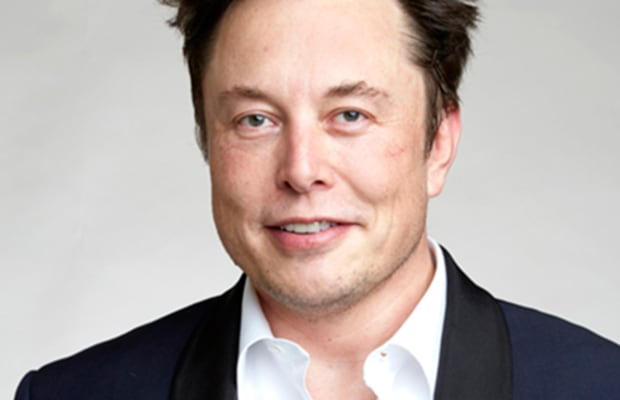
#> input picture complementary/algebra-in-data-science/exam-2/src/photo.jpg, 620 x 400 px
$ jupyter execute --allow-errors exam.ipynb   (shell and % lines are left out)
#> lines starting #> are read from the running program, lines starting #| are printed output that depends on the picture
[cell 1]
import matplotlib
import matplotlib.pyplot as plt
import numpy as np
import pandas as pd
import scipy as sc
import scipy.stats as st
import statsmodels.api as sm

from PIL import Image
from sklearn.covariance import ledoit_wolf, oas

# Settings
matplotlib.rc('text', usetex=True)
plt.rc('text.latex', preamble=r'\usepackage{mathtools}')
matplotlib.rcParams["figure.facecolor"] = "white"
matplotlib.rcParams["axes.facecolor"] = "white"
matplotlib.rcParams["savefig.facecolor"] = "white"

# Global variables
save_fig = lambda x : plt.savefig("../figs/" + x, bbox_inches='tight')

# Aesthetic
end = '\033[0m'
bold = '\033[1m'
header = "===================================="
n_spaces = 3

def print_results(dictionary):
    max_length = max(map(lambda x: len(x.replace("\n", "")), dictionary))
    for key in dictionary:
        if key[-1] == "\n":
            print(bold + str(key) + end + str(dictionary[key]))
        else:
            spaces_aux = n_spaces + (max_length - len(key.replace("\n", "")))
            spaces = " " * spaces_aux
            print(bold + str(key) + end + spaces + str(dictionary[key]))

[cell 2]
data = np.random.multivariate_normal([0, 0], np.array([[5, 3/2], [3/2, 3]]), size=1000)
u, v = data[:, 0], data[:, 1]

prod = (u*v).sum()
u_norm = np.linalg.norm(u)
v_norm = np.linalg.norm(v)

aux = prod / (u_norm * v_norm)
rho = np.corrcoef(u, v)[0, 1]
print(aux)
print(rho)
print(abs(aux - rho))

[cell 3]
def compress_image(u, s, vh, n_lambda, r_all=True):
    if r_all:
        matrices = []
    acum = np.zeros((u.shape[0], vh.shape[1]))
    for i in range(n_lambda):
        u_aux = np.reshape(u[:, i], (u.shape[0], 1))
        v_aux = np.reshape(vh[i, :], (1, vh.shape[0]))
        acum += u_aux.dot(v_aux) * s[i]
        if r_all:
            matrices.append(acum.copy())

    if r_all:
        return matrices
    else:
        return acum

[cell 4]
picture = np.array(Image.open("photo.jpg").convert("L"))
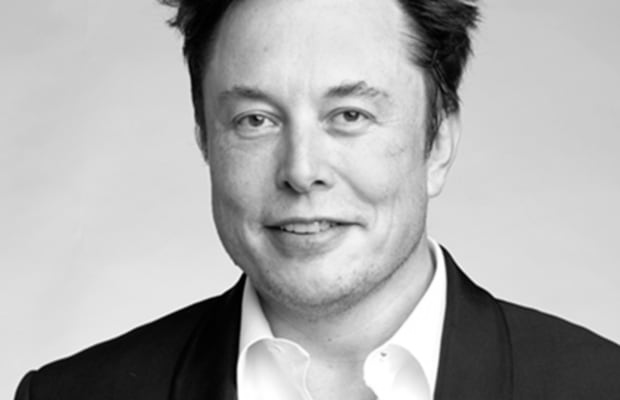
#> picture: shape (400, 620); min 0, max 255, mean 173.7
u, s, vh = np.linalg.svd(picture)
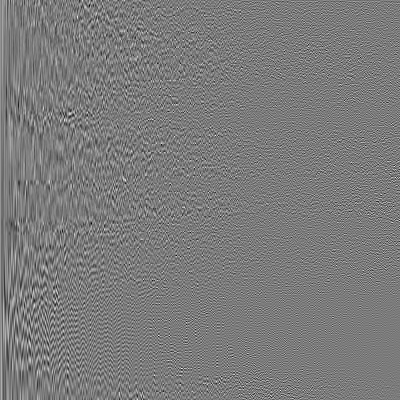
#> u: shape (400, 400) float64; min -0.271, max 0.289, mean 0.000128; drawn with min black and max white
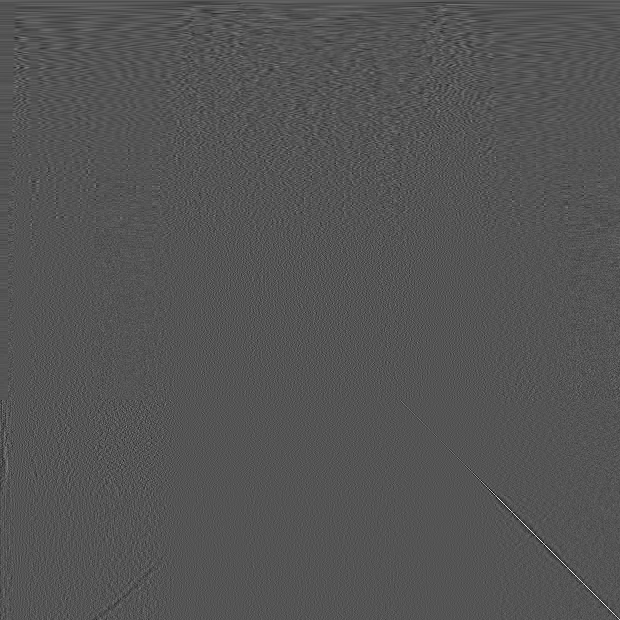
#> vh: shape (620, 620) float64; min -0.366, max 0.736, mean 7.13e-05; drawn with min black and max white
#> s = 400 values, max 89159 at index 0, min 0.867 at index 399, mean 548.9

# Plotting the first 4 images
image = compress_image(u, s, vh, 1, r_all=False)
#> the loop in compress_image, `for i in range(n_lambda):` made 1 pass
#> pass 1, in compress_image, `acum += u_aux.dot(v_aux) * s[i]`:
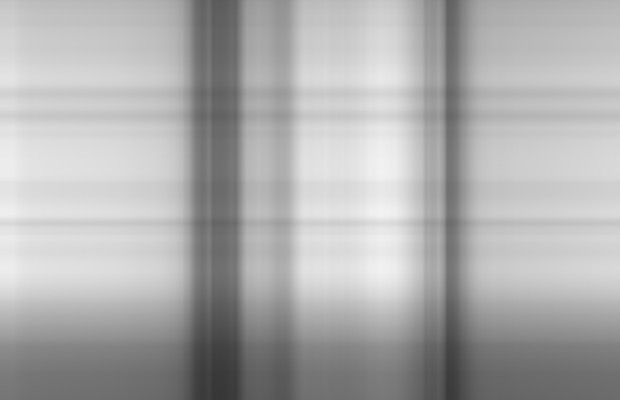
#> acum: shape (400, 620) float64; min 55.2, max 243.2, mean 174
plt.imshow(image, cmap='gray')
plt.axis('off')
save_fig("exercise-2-svd-1.jpg")
plt.show()

[cell 5]
image = compress_image(u, s, vh, 50, r_all=False)
#> the loop in compress_image (call 2), `for i in range(n_lambda):` made 50 passes
#> pass 2, in compress_image (call 2), `acum += u_aux.dot(v_aux) * s[i]`:
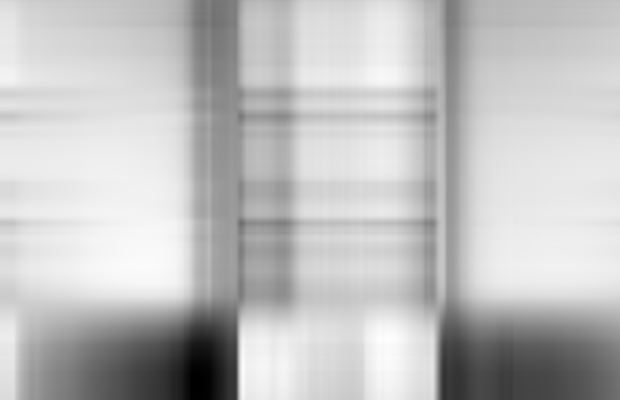
#> acum: shape (400, 620) float64; min -52.12, max 247.2, mean 173.7; drawn with min black and max white
#> pass 3, in compress_image (call 2), `acum += u_aux.dot(v_aux) * s[i]`:
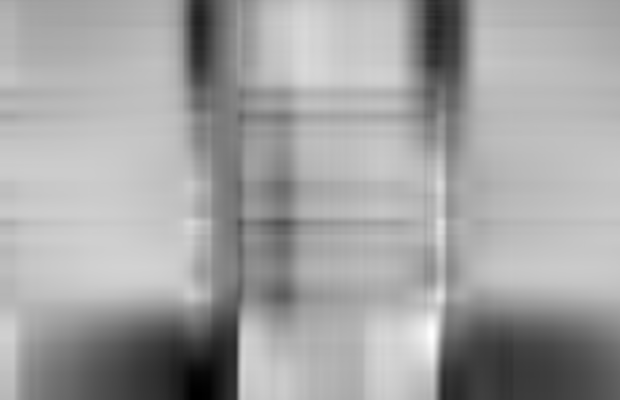
#> acum: shape (400, 620) float64; min -54.65, max 303.3, mean 173.7; drawn with min black and max white
plt.imshow(image, cmap='gray')
plt.axis('off')
save_fig("exercise-2-svd-50.jpg")
plt.show()

[cell 6]
# Correlation to covariance
def corr_to_cov(data, correlation):
    stds = data.std(axis=0, ddof=1)
    cov = np.zeros(correlation.shape)
    for i in range(correlation.shape[0]):
        for j in range(correlation.shape[1]):
            cov[i, j] = correlation[i, j] * stds[i] * stds[j]
    return cov
corr = lambda x,y: corr_to_cov(x, pd.DataFrame(x).corr(method=y).to_numpy())

def get_mixture():
    # Means
    mu1, mu2 = np.array([0, 0]), np.array([100, 100])

    # Covariances
    cov1 = np.array([[3, 0], [0, 1]])

    # Data
    data1 = np.random.multivariate_normal(mu1, cov1, size=3000)
    data2 = np.random.multivariate_normal(mu2, cov1, size=1000)

    # Mixture
    return np.concatenate((data1, data2))

# Calculate variances
vars_normal = []
vars_robust = []
for i in range(100):
    mixture = get_mixture()
    vars_normal.append(np.linalg.det(np.cov(mixture.T)))
    vars_robust.append(np.linalg.det(ledoit_wolf(mixture)[0]))

plt.plot(vars_normal, 'k', label='Standard')
plt.plot(vars_robust, 'r', label='Ledoit Wolf')
plt.legend()
save_fig("exercise-4.pdf")
plt.show()

#> (a cell that did not finish here is left out)

[cell 8]
def invariant(trans, fig_name, val, n_max=100):
#> called with trans = array of shape (2, 2), fig_name = 'exercise-5-sin.pdf', val = 1, n_max = 100
    ns = np.array(range(2, n_max))
    norms = np.zeros((2, n_max - 2))
    for n in ns:
        A = np.random.uniform(low=-2, high=2, size=trans.shape)
        norms[0, n - 2] = np.linalg.norm(A, ord='fro')
        norms[1, n - 2] = np.linalg.norm(A @ trans, ord='fro')

    plt.scatter(norms[0, :], norms[1, :], s=5, c='k')
    plt.xlabel("$\lVert A \lVert_{F}$")
    plt.ylabel("$\lVert A\Theta_" + str(val) + " \lVert_{F}$")
    save_fig(fig_name)
    plt.clf()

# Theta
theta = np.pi / 3
trans = np.array([[np.cos(theta), -np.sin(theta)],
                  [np.sin(theta), np.cos(theta)]])
invariant(trans, "exercise-5-sin.pdf", 1)

# Reflection across x-axis
trans = np.array([[1, 0],
                  [0, -1]])
invariant(trans, "exercise-5-reflection.pdf", 2)

# Permutation of coordinate axis
trans = np.array([[0, 0, 0, 1],
                  [0, 0, 1, 0],
                  [1, 0, 0, 0],
                  [0, 1, 0, 0]])
invariant(trans, "exercise-5-perm.pdf", 3)

[cell 9]
A = sc.linalg.hilbert(50)
#> (the rest of this cell did not finish here and is left out)

[cell 10]
# Simulating X_i
xs = []
aux = np.zeros(1000)
for i in range(1, 6):
    xs.append(np.random.normal(loc=i**2, scale=1, size=1000))
    aux += (2 + 3*i) / i * xs[-1]

# Creating eps and y
eps = np.random.normal(scale=0.5, size=1000)
y = aux + eps

# Pseudo inverse
A = np.array(xs)
invA = np.linalg.pinv(A)
coeffs0 = y @ invA

# Printing results
#> (the rest of this cell did not finish here and is left out)
